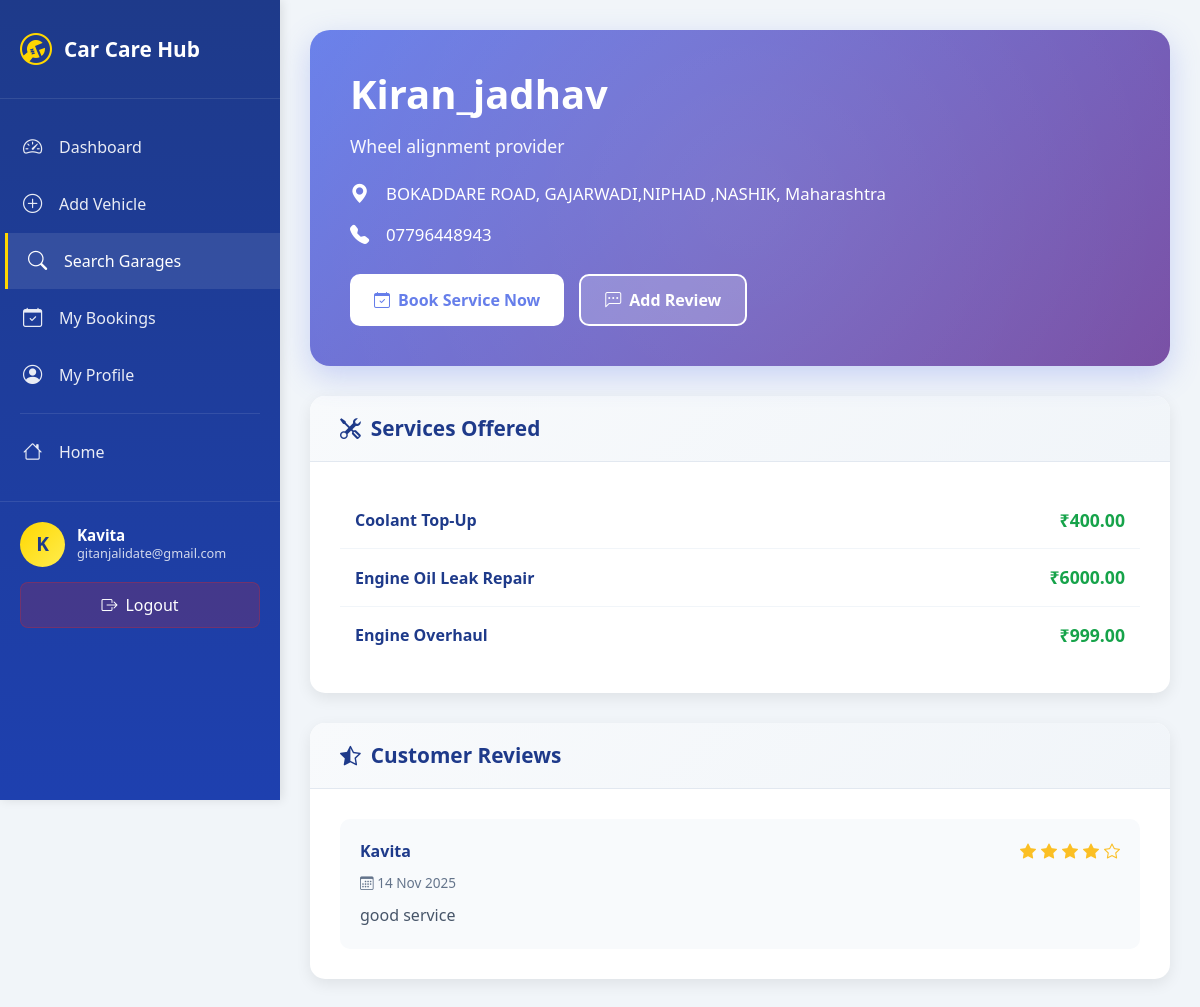
The page /customers/garage/1/ (signed in) on the database its author committed.
### accounts/models.py (models this page shows, shortened)
class UserProfile(AbstractUser):
    ROLE_CUSTOMER = 'customer'
    ROLE_GARAGE = 'garage'
    ROLE_CHOICES = [
        (ROLE_CUSTOMER, 'Customer'),
        (ROLE_GARAGE, 'Garage'),
    ]
    role = models.CharField(max_length=15, choices=ROLE_CHOICES, default=ROLE_CUSTOMER)
    phone = models.CharField(max_length=20, blank=True)
    address = models.TextField(blank=True)
    is_email_verified = models.BooleanField(default=False)
    otp_code = models.CharField(max_length=6, blank=True, null=True)
    otp_expires_at = models.DateTimeField(blank=True, null=True)

### garage/models.py (models this page shows, shortened)
class Garage(models.Model):
    user = models.OneToOneField(User, on_delete=models.CASCADE, related_name='garage_profile')
    name = models.CharField(max_length=150)
    phone = models.CharField(max_length=15)
    address = models.TextField()
    city = models.CharField(max_length=100)
    state = models.CharField(max_length=100)
    pincode = models.CharField(max_length=10)
    description = models.TextField(blank=True)
    image = models.ImageField(upload_to='garages/', blank=True, null=True)
    rating = models.DecimalField(max_digits=3, decimal_places=1, default=0.0)
    approved = models.BooleanField(default=True)
    created_at = models.DateTimeField(auto_now_add=True)
    updated_at = models.DateTimeField(auto_now=True)

class GarageService(models.Model):
    garage = models.ForeignKey(Garage, on_delete=models.CASCADE, related_name='services')
    service_type = models.ForeignKey(ServiceType, on_delete=models.SET_NULL, null=True)
    price = models.DecimalField(max_digits=10, decimal_places=2)
    opening_hours = models.CharField(max_length=100, blank=True, null=True)
    custom_text = models.CharField(max_length=255, blank=True)

class ServiceType(models.Model):
    name = models.CharField(max_length=100, unique=True)
    description = models.TextField(blank=True)
    parent = models.ForeignKey('self', null=True, blank=True, related_name='subtypes', on_delete=models.CASCADE)

### customers/models.py (models this page shows, shortened)
class Review(models.Model):
    customer = models.ForeignKey(User, on_delete=models.CASCADE, related_name='reviews')
    garage = models.ForeignKey(Garage, on_delete=models.CASCADE, related_name='reviews')
    booking = models.ForeignKey('bookings.Booking', on_delete=models.SET_NULL, null=True, blank=True)  # ✅ fixed here
    rating = models.PositiveIntegerField(default=5)
    comment = models.TextField(blank=True)
    date = models.DateTimeField(auto_now_add=True)
    class Meta:
        unique_together = ('customer', 'garage')
        ordering = ['-date']

### customers/views.py (the view)
# urls.py: path('garage/<int:garage_id>/', views.garage_detail, name='garage_detail'),
@login_required
def garage_detail(request, garage_id):
    garage = get_object_or_404(Garage, id=garage_id, approved=True)
    reviews = garage.reviews.select_related('customer').order_by('-date')  # from Review model
    services = garage.services.select_related('service_type').all()
    return render(request, 'customers/garage_detail.html', {
        'garage': garage,
        'services': services,
        'reviews': reviews
    })

### customers/templates/customers/garage_detail.html (shortened to what this page needs)
<!DOCTYPE html>
{% load static %}
<html lang="en">
<head>
    <link href="https://cdn.jsdelivr.net/npm/bootstrap@5.3.0/dist/css/bootstrap.min.css" rel="stylesheet">
    <link rel="stylesheet" href="https://cdn.jsdelivr.net/npm/bootstrap-icons@1.11.0/font/bootstrap-icons.css">
</head>
<body>
    <div class="wrapper">
        {% include 'customers/_sidebar.html' %}
        <main class="main-content">
            <div class="garage-detail-container">
                <div class="garage-header">
                    <div class="garage-header-content">
                        <h1 class="garage-name">{{ garage.name }}</h1>
                        {% if garage.description %}
                        <p style="font-size: 1.1rem; opacity: 0.95; margin-bottom: 0;">{{ garage.description }}</p>
                        {% endif %}
                        <ul class="garage-info-list">
                            {% if garage.address %}
                            <li>
                                <i class="bi bi-geo-alt-fill"></i>
                                <span>{{ garage.address }}, {{ garage.city }}, {{ garage.state }}</span>
                            </li>
                            {% endif %}
                            {% if garage.phone %}
                            <li>
                                <i class="bi bi-telephone-fill"></i>
                                <span>{{ garage.phone }}</span>
                            </li>
                            {% endif %}
                        </ul>
                        <div class="action-buttons">
                            <a href="{% url 'bookings:book_service' garage.id %}" class="btn-action btn-primary-action">
                                <i class="bi bi-calendar-check"></i>
                                Book Service Now
                            </a>
                            <a href="{% url 'customers:add_review' garage.id %}" class="btn-action btn-secondary-action">
                                <i class="bi bi-chat-left-dots"></i>
                                Add Review
                            </a>
                        </div>
                    </div>
                </div>
                <div class="section-card">
                    <div class="section-header">
                        <h3>
                            <i class="bi bi-tools"></i>
                            Services Offered
                        </h3>
                    </div>
                    <div class="section-body">
                        {% if services %}
                        <ul class="services-list">
                            {% for service in services %}
                            <li class="service-item">
                                <span class="service-name">{{ service.service_type.name }}</span>
                                <span class="service-price">₹{{ service.price }}</span>
                            </li>
                            {% endfor %}
                        </ul>
                        {% else %}
                        <div class="empty-state">
                            <i class="bi bi-tools empty-state-icon"></i>
                            <p>No services listed by this garage yet.</p>
                        </div>
                        {% endif %}
                    </div>
                </div>
                <div class="section-card">
                    <div class="section-header">
                        <h3>
                            <i class="bi bi-star-half"></i>
                            Customer Reviews
                        </h3>
                    </div>
                    <div class="section-body">
                        {% if reviews %}
                        <ul class="reviews-list">
                            {% for review in reviews %}
                            <li class="review-item">
                                <div class="review-header">
                                    <span class="reviewer-name">{{ review.customer.get_full_name|default:review.customer.username }}</span>
                                    <div class="review-rating">
                                        {% for i in "12345"|make_list %}
                                        {% if forloop.counter <= review.rating %}
                                        <i class="bi bi-star-fill"></i>
                                        {% else %}
                                        <i class="bi bi-star"></i>
                                        {% endif %}
                                        {% endfor %}
                                    </div>
                                </div>
                                <div class="review-date">
                                    <i class="bi bi-calendar3"></i>
                                    {{ review.date|date:"d M Y" }}
                                </div>
                                {% if review.comment %}
                                <div class="review-comment">{{ review.comment }}</div>
                                {% endif %}
                            </li>
                            {% endfor %}
                        </ul>
                        {% endif %}
                    </div>
                </div>
            </div>
        </main>
    </div>
</body>
</html>

### customers/templates/customers/_sidebar.html (shortened to what this page needs)
<aside class="sidebar" id="sidebar">
    <div class="sidebar-header">
        <i class="bi bi-wrench-adjustable-circle"></i>
        <h3>Car Care Hub</h3>
    </div>
    <nav class="sidebar-menu">
        <a href="{% url 'customers:dashboard' %}" class="menu-item {% if request.resolver_match.url_name == 'dashboard' %}active{% endif %}">
            <i class="bi bi-speedometer2"></i>
            <span>Dashboard</span>
        </a>
        <a href="{% url 'customers:add_vehicle' %}" class="menu-item ">
            <i class="bi bi-plus-circle"></i>
            <span>Add Vehicle</span>
        </a>
        <a href="{% url 'customers:search_garages' %}" class="menu-item {% if 'search' in request.resolver_match.url_name or 'garage_detail' in request.resolver_match.url_name or 'add_review' in request.resolver_match.url_name %}active{% endif %}">
            <i class="bi bi-search"></i>
            <span>Search Garages</span>
        </a>
        <a href="{% url 'customers:booking_history' %}" class="menu-item {% if 'booking_history' in request.resolver_match.url_name %}active{% endif %}">
            <i class="bi bi-calendar-check"></i>
            <span>My Bookings</span>
        </a>
        <a href="{% url 'customers:customer_profile' %}" class="menu-item {% if 'customer_profile' in request.resolver_match.url_name %}active{% endif %}">
            <i class="bi bi-person-circle"></i>
            <span>My Profile</span>
        </a>
        <div class="menu-divider"></div>
        <a href="{% url 'accounts:home' %}" class="menu-item">
            <i class="bi bi-house"></i>
            <span>Home</span>
        </a>
    </nav>
    <div class="user-section">
        <div class="user-info">
            <div class="user-avatar">{{ user.username|first|upper }}</div>
            <div class="user-details">
                <h5>{{ user.get_full_name|default:user.username }}</h5>
                <p>{{ user.email }}</p>
            </div>
        </div>
        <a href="{% url 'accounts:custom_logout' %}" class="logout-btn">
            <i class="bi bi-box-arrow-right"></i>
            <span>Logout</span>
        </a>
    </div>
</aside>

### rows shown on the page
UserProfile: username|first "K", get_full_name "Kavita", email "gitanjalidate@gmail.com"
Garage: name "Kiran_jadhav", description "Wheel alignment provider", address "BOKADDARE ROAD", city "GAJARWADI,NIPHAD ,NASHIK", state "Maharashtra", phone "07796448943"
GarageService: service_type.name "Coolant Top-Up", price "400.00"
GarageService: service_type.name "Engine Oil Leak Repair", price "6000.00"
GarageService: service_type.name "Engine Overhaul", price "999.00"
Review: customer.get_full_name "Kavita", rating 4 (drawn), date "14 Nov 2025", comment "good service"
